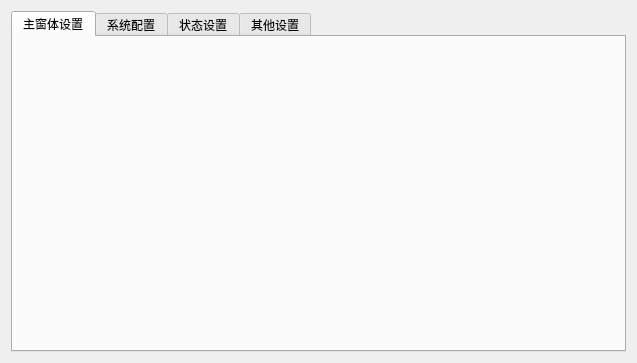
<?xml version="1.0" encoding="UTF-8"?>
<ui version="4.0">
 <class>SystemSetUi</class>
 <widget class="QDialog" name="SystemSetUi">
  <property name="geometry">
   <rect>
    <x>0</x>
    <y>0</y>
    <width>637</width>
    <height>363</height>
   </rect>
  </property>
  <property name="windowTitle">
   <string>SystemSetUi</string>
  </property>
  <layout class="QVBoxLayout" name="verticalLayout">
   <item>
    <widget class="QTabWidget" name="tabWidget">
     <property name="currentIndex">
      <number>0</number>
     </property>
     <widget class="QWidget" name="tab">
      <attribute name="title">
       <string>主窗体设置</string>
      </attribute>
     </widget>
     <widget class="QWidget" name="tab_4">
      <attribute name="title">
       <string>系统配置</string>
      </attribute>
     </widget>
     <widget class="QWidget" name="tab_3">
      <attribute name="title">
       <string>状态设置</string>
      </attribute>
     </widget>
     <widget class="QWidget" name="tab_2">
      <attribute name="title">
       <string>其他设置</string>
      </attribute>
     </widget>
    </widget>
   </item>
  </layout>
 </widget>
 <layoutdefault spacing="6" margin="11"/>
 <resources/>
 <connections/>
</ui>
